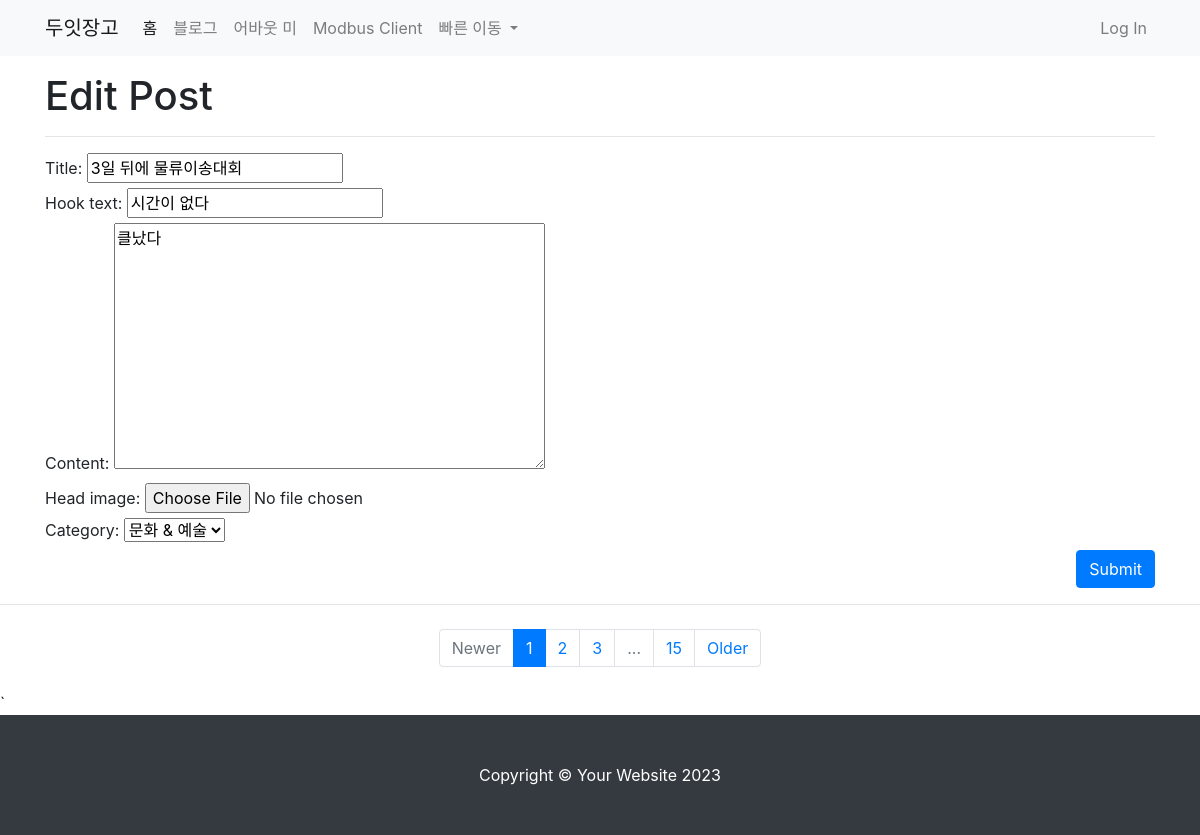
Screenshot of /blog/update_post/5 (signed in) with the database file from the repository.
### blog/models.py (models this page shows, shortened)
class Post(models.Model):
    title = models.CharField(max_length=30)
    hook_text = models.CharField(max_length=100, blank=True)
    content = models.TextField()
    head_image = models.ImageField(upload_to='blog/images/%Y/%m/%d/', blank=True)
    file_upload = models.FileField(upload_to='blog/files//%Y/%m/%d/', blank=True)
    created_at = models.DateTimeField(auto_now_add=True)
    updated_at = models.DateTimeField(auto_now=True)
    author=models.ForeignKey(User, null=True, on_delete=models.SET_NULL)
    category=models.ForeignKey(Category, null=True, blank=True, on_delete=models.SET_NULL)
    tags = models.ManyToManyField(Tag, null=True, blank=True)

### blog/views.py (the view, shortened to what this page needs)
# urls.py: path('update_post/<int:pk>', views.PostUpdate.as_view()),
class PostUpdate(LoginRequiredMixin, UpdateView):
    model = Post
    fields = ['title', 'hook_text', 'content', 'head_image', 'file_update', 'category']
    template_name = 'blog/post_update_form.html'

### blog/models.py (called while the page is built)
    def __str__(self):
        return self.name

### blog/templates/blog/post_update_form.html (shortened to what this page needs)
{% extends 'blog/base_full_width.html' %}
{% block main_area %}
    <h1>Edit Post</h1>
    <hr/>
    <form method="post" enctype="multipart/form-data">{% csrf_token %}
        <table>
            {{ form }}
        </table>
        <button type="submit" class="btn btn-primary float-right">Submit</button>
    </form>
{% endblock %}

### rows the page displays
Post: title "3일 뒤에 물류이송대회", hook_text "시간이 없다", content "클났다", category "문화 & 예술"
